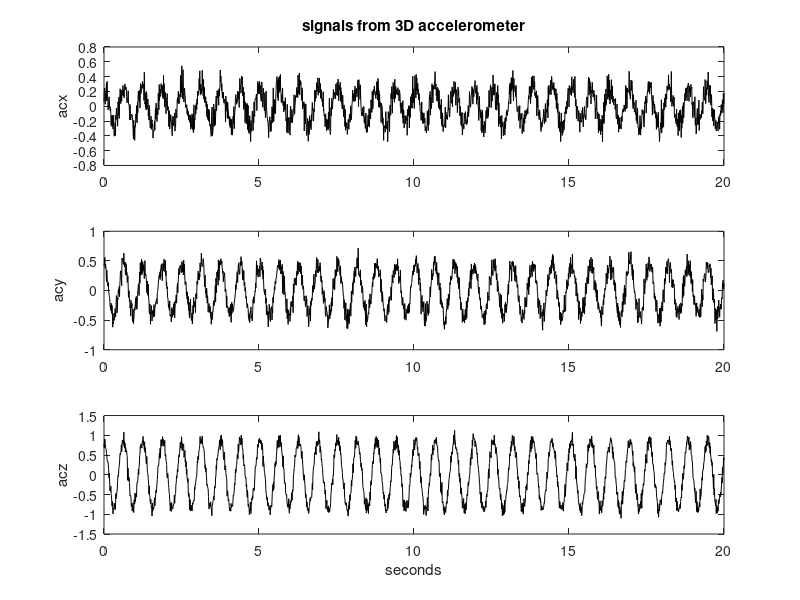
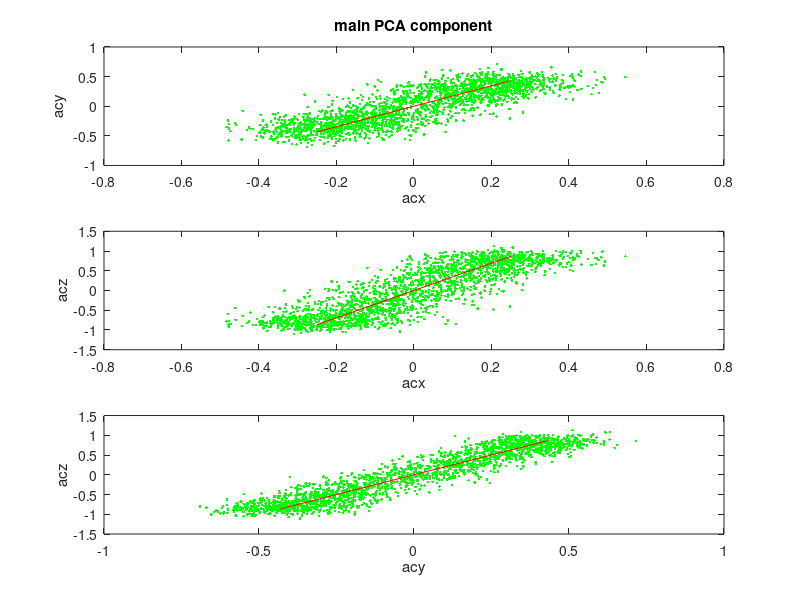

MATLAB code to generate these figures, in order:
%PCA of 3D accelerometer
ha=30; va=60; %horiz. & vert. direction angles (degrees)

%radians
rha=(ha*pi)/180; rva=(va*pi)/180;
%direction projections
diz=sin(rva); 
dix=cos(rva)*sin(rha);
diy=cos(rva)*cos(rha);

%acceleration signal, in the direction ha-hv
t=0:0.01:20;
N=length(t);
w=10; %frequency in rad/s
ac=cos(w*t);
%signal projections+noise
acx=(ac*dix)+(0.1*normrnd(0,1,1,N));
acy=(ac*diy)+(0.1*normrnd(0,1,1,N));
acz=(ac*diz)+(0.1*normrnd(0,1,1,N));

%PCA computation
M=3;
D=zeros(M,N);
D(1,:)=acx;
D(2,:)=acy;
D(3,:)=acz;

%PCA---------------
me=mean(D,2); %mean of each row
X=D-repmat(me,1,N); %subtract mean in each row
A=X'/sqrt(N-1);
%singular value decomposition
[U,S,V]=svd(A); %V contains principal components 

%display-----------------------
%the accelerometer signals
figure(1)
subplot(3,1,1); plot(t,acx,'k'); ylabel('acx'); 
title('signals from 3D accelerometer');
subplot(3,1,2); plot(t,acy,'k'); ylabel('acy');
subplot(3,1,3); plot(t,acz,'k'); ylabel('acz');
xlabel('seconds');

%the main PCA component
figure(2)
subplot(3,1,1); plot(acx,acy,'g.'); hold on;
plot([-V(1,1) V(1,1)],[-V(2,1) V(2,1)],'r');
xlabel('acx'); ylabel('acy'); title('main PCA component');
subplot(3,1,2); plot(acx,acz,'g.'); hold on;
plot([-V(1,1) V(1,1)],[-V(3,1) V(3,1)],'r');
xlabel('acx'); ylabel('acz');
subplot(3,1,3); plot(acy,acz,'g.'); hold on;
plot([-V(2,1) V(2,1)],[-V(3,1) V(3,1)],'r');
xlabel('acy'); ylabel('acz');

%print values for comparison
dix/V(1,1)
diy/V(2,1)
diz/V(3,1)
